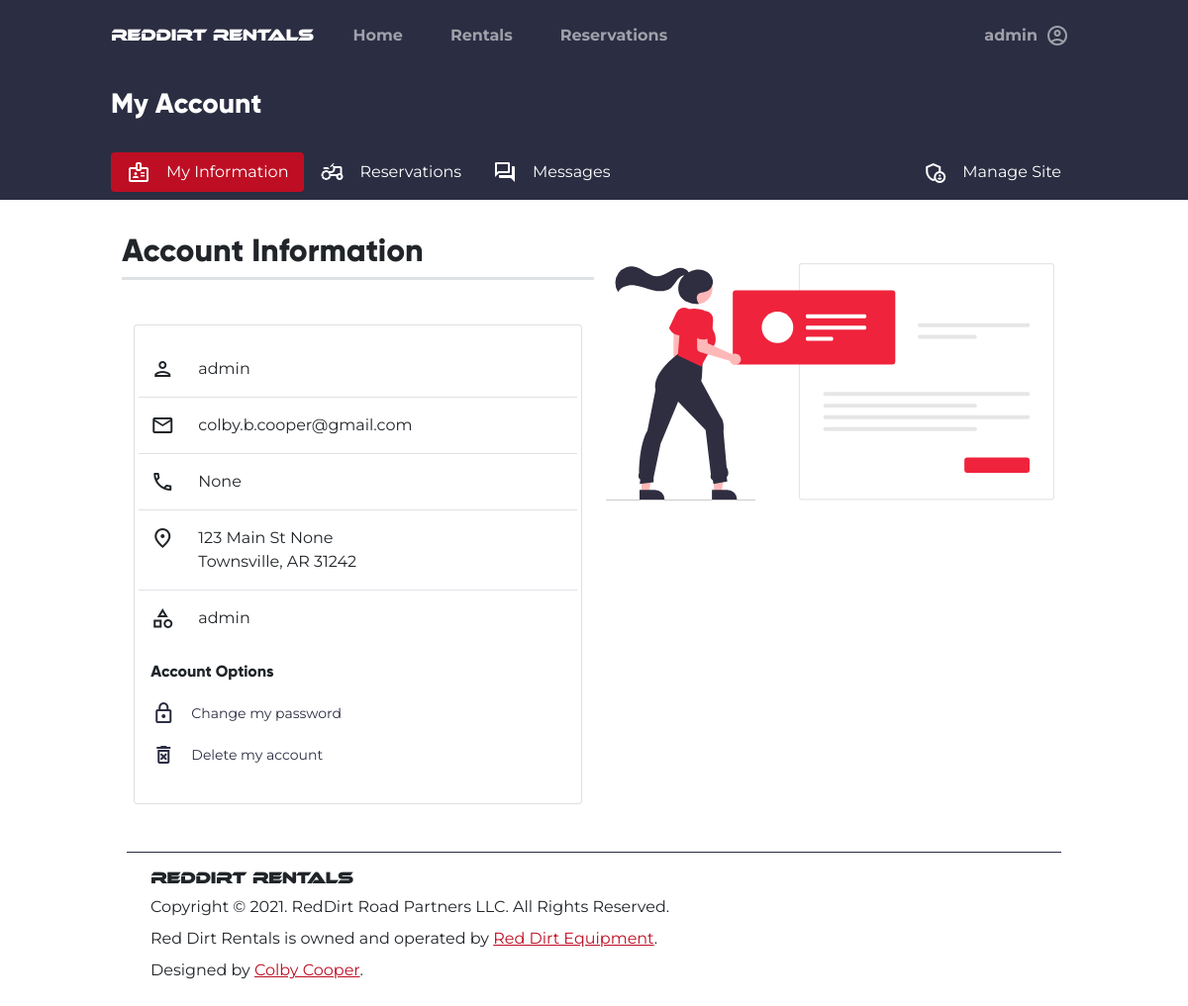
Page /account/ (signed in) on the earlier database version.
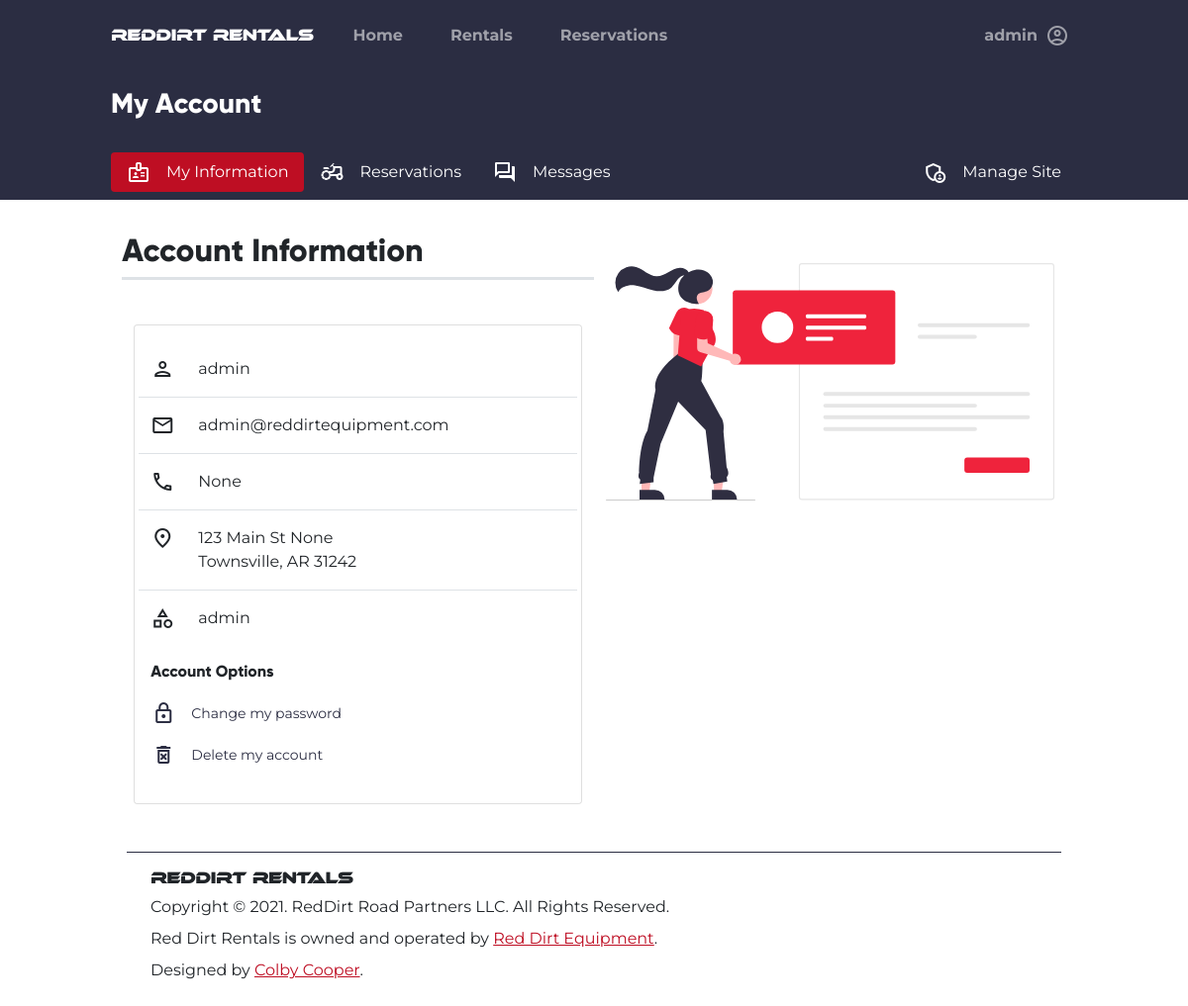
Same page on the later database version.
### tables this page shows
CREATE TABLE users (
    id INTEGER PRIMARY KEY AUTOINCREMENT,
    firstname TEXT NOT NULL,
    lastname TEXT NOT NULL,
    phonenumber TEXT NOT NULL,
    email TEXT NOT NULL,
    password BLOB NOT NULL,
    groups TEXT NOT NULL,
    address TEXT NOT NULL,
    city TEXT NOT NULL,
    state TEXT NOT NULL,
    zip TEXT NOT NULL
, token TEXT, token_expire TEXT);

### rentals_app/account.py (the view)
@account.route("/")
@login_required
def index():
    return render_template("account/index.html", user=g.user)

### rentals_app/auth.py (called while the page is built)
@auth.before_app_request
def fetch_current_user():
    userid = session.get("userid")
    if userid is None:
        g.user = None
    else:
        g.user = User.find_user(userid)

def login_required(view):
    @functools.wraps(view)
    def wrapped_view(**kwargs):
        if g.user is None:
            return redirect(url_for("auth.login"))
        return view(**kwargs)
    return wrapped_view

### rentals_app/helpers.py (called while the page is built)
def connect_to_db():
    con = sqlite3.connect(DB_PATH)
    return con, con.cursor()

### rentals_app/templates/account/index.html (shortened to what the changed rows need)
{% extends "Base.html" %}
{% block content %}
<div class="container-fluid">
    <div class="row mx-3">
        <div class="col-md-10 mx-auto my-3">
            <div class="row">
                <div class="col col-md-6">
                    <h2 class="row fw-bold border-bottom border-3 pb-2 my-3">Account Information</h2>
                    <div class="card card-body d-flex flex-column">
                        <div class="row border-bottom py-3">
                            <span class="col-auto material-icons-outlined">
                            </span>
                            <span class="col">
                                {{user.firstname}} {{user.lastname}}
                            </span>
                        </div>
                        <div class="row border-bottom py-3">
                            <span class="col-auto material-icons-outlined">
                            </span>
                            <span class="col">
                                {{user.email}}
                            </span>
                        </div>
                        <div class="row border-bottom py-3">
                            <span class="col-auto material-icons-outlined">
                            </span>
                            <span class="col">
                                {{user.phonenumber}}
                            </span>
                        </div>
                        <div class="row border-bottom py-3">
                            <span class="col">
                                <span class="m-0 row">{{user.address}}</span>
                                <span class="m-0 row">{{user.city}}, {{user.state}} {{user.zip}}</span>
                            </span>
                        </div>
                        <div class="row py-3">
                            <span class="col-auto material-icons-outlined">
                            </span>
                            <span class="col">
                                {{user.groups}}
                            </span>
                            <h6 class="my-3">Account Options</h6>
                            <div class="row ps-3">
                                <button type="button"
                                        class="col-8 btn btn-sm btn-link text-dark text-decoration-none d-flex flex-row align-items-center"
                                        data-bs-toggle="modal"
                                        data-bs-target="#ch_pwd_modal">
                                </button>
                            </div>
                            <div class="row mt-2 ps-3">
                                <button type="button"
                                        class="col-8 btn btn-sm btn-link text-dark text-decoration-none d-flex flex-row align-items-center"
                                        data-bs-toggle="modal"
                                        data-bs-target="#del_acct_modal">
                                </button>
                            </div>
                        </div>
                    </div>
                </div>
            </div>
        </div>
    </div>
</div>
{% endblock %}

### rentals_app/templates/base.html (shortened to what this page needs)
<!doctype html>
<html lang="en">
<head>
    <link rel="stylesheet"
          href="https://cdn.jsdelivr.net/npm/fullcalendar@5.7.2/main.css"
>
    <link rel="stylesheet"
          href="{{url_for('static', filename='global.css')}}">
</head>
<body class="bg-white"
      style="overflow-x: hidden;">
    <div class="row mx-0 bg-dark">
        <div class="col-md-10 mx-auto">
            <nav class="navbar navbar-expand-lg navbar-dark bg-dark py-3">
                <a href="{{url_for('index.root')}}"
                   class="navbar-brand">
                    <h6 class="m-0"
                        style="font-family:ethnocentric;">RedDirt Rentals</h6>
                </a>
                <div class="collapse navbar-collapse"
                     id="nav_main">
                    <ul class="navbar-nav w-100">
                        <li class="nav-item mx-3">
                            <a class="nav-link fw-bold"
                               aria-current="page"
                               href="{{ url_for('index.root') }}">Home</a>
                        </li>
                        <li class="nav-item px-3">
                            <a class="nav-link fw-bold"
                               href="{{url_for('Rentals.all_rentals')}}">Rentals</a>
                        </li>
                        <li class="nav-item mx-3">
                            <a class="nav-link fw-bold"
                               href="{{url_for('account.reservations', id=None)}}">Reservations</a>
                        </li>
                        {% if g.user != None %}
                        <li class="nav-item dropdown dropdown-dark ms-lg-auto ms-3">
                            <a class="nav-link dropdown-toggle d-flex flex-row align-items-center fw-bold"
                               href="#"
                               data-bs-toggle="dropdown"
                               aria-expanded="false">
                                <span class="me-2">{{g.user.firstname}}</span>
                                <span class="material-icons-outlined">
                                </span>
                            </a>
                        </li>
                        {% endif %}
                    </ul>
                </div>
            </nav>
        </div>
    </div>
    {% block content %} {% endblock %}
    <div class="row mx-0">
        <div class="col-md-10 mx-auto">
            <footer class="p-3">
                <div class="container mt-3 border-top border-dark pt-3">
                    <h6 class="m-0"
                        style="font-family: ethnocentric;">RedDirt Rentals</h6>
                    <p class="my-2">Copyright &copy; 2021. RedDirt Road Partners LLC. All Rights Reserved.</p>
                    <p class="my-2">Red Dirt Rentals is owned and operated by <a href="https://reddirtequipment.com"
                           target="_blank">Red Dirt Equipment</a>.</p>
                    <p class="mb-2">Designed by <a href="mailto:ccooper@reddirtequipment.com">Colby Cooper</a>.</p>
                </div>
            </footer>
        </div>
    </div>
</body>
</html>

Differences in the rows shown:
changed users "admin": email "colby.b.cooper@gmail.com" → "admin@reddirtequipment.com"
